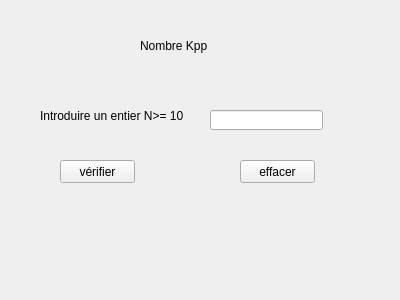
<?xml version="1.0" encoding="UTF-8"?>
<ui version="4.0">
 <class>Form</class>
 <widget class="QWidget" name="Form">
  <property name="geometry">
   <rect>
    <x>0</x>
    <y>0</y>
    <width>400</width>
    <height>300</height>
   </rect>
  </property>
  <property name="windowTitle">
   <string>Form</string>
  </property>
  <widget class="QPushButton" name="verif">
   <property name="geometry">
    <rect>
     <x>60</x>
     <y>160</y>
     <width>75</width>
     <height>23</height>
    </rect>
   </property>
   <property name="text">
    <string>vérifier</string>
   </property>
  </widget>
  <widget class="QPushButton" name="effacer">
   <property name="geometry">
    <rect>
     <x>240</x>
     <y>160</y>
     <width>75</width>
     <height>23</height>
    </rect>
   </property>
   <property name="text">
    <string>effacer</string>
   </property>
  </widget>
  <widget class="QLabel" name="label">
   <property name="geometry">
    <rect>
     <x>140</x>
     <y>30</y>
     <width>201</width>
     <height>31</height>
    </rect>
   </property>
   <property name="text">
    <string>Nombre Kpp</string>
   </property>
  </widget>
  <widget class="QLabel" name="label_2">
   <property name="geometry">
    <rect>
     <x>40</x>
     <y>100</y>
     <width>171</width>
     <height>31</height>
    </rect>
   </property>
   <property name="text">
    <string>Introduire un entier N&gt;= 10</string>
   </property>
  </widget>
  <widget class="QLabel" name="RES">
   <property name="geometry">
    <rect>
     <x>50</x>
     <y>210</y>
     <width>291</width>
     <height>61</height>
    </rect>
   </property>
   <property name="text">
    <string/>
   </property>
  </widget>
  <widget class="QLineEdit" name="l1">
   <property name="geometry">
    <rect>
     <x>210</x>
     <y>110</y>
     <width>113</width>
     <height>20</height>
    </rect>
   </property>
  </widget>
 </widget>
 <resources/>
 <connections/>
</ui>
